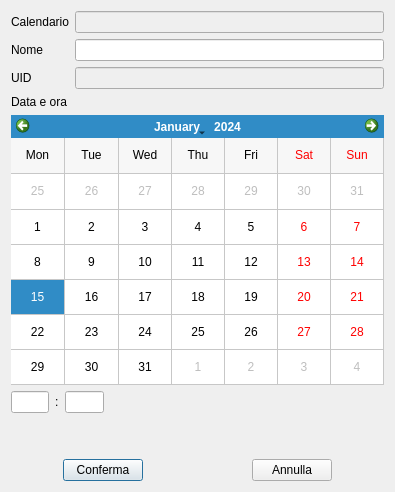
<?xml version="1.0" encoding="UTF-8"?>
<ui version="4.0">
 <class>TodoDialog</class>
 <widget class="QDialog" name="TodoDialog">
  <property name="geometry">
   <rect>
    <x>0</x>
    <y>0</y>
    <width>395</width>
    <height>492</height>
   </rect>
  </property>
  <property name="windowTitle">
   <string>Gestione ToDo</string>
  </property>
  <layout class="QGridLayout" name="gridLayout">
   <item row="0" column="0">
    <layout class="QVBoxLayout" name="verticalLayout">
     <item>
      <layout class="QFormLayout" name="formLayout">
       <item row="0" column="0">
        <widget class="QLabel" name="calendarNameLabel">
         <property name="text">
          <string>Calendario</string>
         </property>
        </widget>
       </item>
       <item row="0" column="1">
        <widget class="QLineEdit" name="calendarNameEdit">
         <property name="enabled">
          <bool>false</bool>
         </property>
        </widget>
       </item>
       <item row="1" column="0">
        <widget class="QLabel" name="summaryLabel">
         <property name="text">
          <string>Nome</string>
         </property>
        </widget>
       </item>
       <item row="1" column="1">
        <widget class="QLineEdit" name="summaryLine"/>
       </item>
       <item row="2" column="0">
        <widget class="QLabel" name="uidLabel">
         <property name="text">
          <string>UID</string>
         </property>
        </widget>
       </item>
       <item row="2" column="1">
        <widget class="QLineEdit" name="uidLine">
         <property name="enabled">
          <bool>false</bool>
         </property>
         <property name="readOnly">
          <bool>false</bool>
         </property>
        </widget>
       </item>
      </layout>
     </item>
     <item>
      <layout class="QVBoxLayout" name="verticalLayout_2">
       <item>
        <widget class="QLabel" name="startingLabel">
         <property name="text">
          <string>Data e ora</string>
         </property>
        </widget>
       </item>
       <item>
        <widget class="QCalendarWidget" name="calendarWidgetDate">
         <property name="minimumDate">
          <date>
           <year>1970</year>
           <month>1</month>
           <day>1</day>
          </date>
         </property>
         <property name="maximumDate">
          <date>
           <year>2100</year>
           <month>12</month>
           <day>31</day>
          </date>
         </property>
         <property name="gridVisible">
          <bool>true</bool>
         </property>
         <property name="verticalHeaderFormat">
          <enum>QCalendarWidget::NoVerticalHeader</enum>
         </property>
        </widget>
       </item>
       <item>
        <layout class="QHBoxLayout" name="horizontalLayout_4">
         <item>
          <widget class="QLineEdit" name="startingHoursLine"/>
         </item>
         <item>
          <widget class="QLabel" name="colonLabel">
           <property name="text">
            <string>:</string>
           </property>
          </widget>
         </item>
         <item>
          <widget class="QLineEdit" name="startingMinutesLine"/>
         </item>
         <item>
          <spacer name="horizontalSpacer_11">
           <property name="orientation">
            <enum>Qt::Horizontal</enum>
           </property>
           <property name="sizeType">
            <enum>QSizePolicy::Maximum</enum>
           </property>
           <property name="sizeHint" stdset="0">
            <size>
             <width>350</width>
             <height>20</height>
            </size>
           </property>
          </spacer>
         </item>
        </layout>
       </item>
       <item>
        <spacer name="verticalSpacer">
         <property name="orientation">
          <enum>Qt::Vertical</enum>
         </property>
         <property name="sizeType">
          <enum>QSizePolicy::Minimum</enum>
         </property>
         <property name="sizeHint" stdset="0">
          <size>
           <width>10</width>
           <height>20</height>
          </size>
         </property>
        </spacer>
       </item>
       <item>
        <widget class="QLabel" name="errorMessageLabel">
         <property name="text">
          <string/>
         </property>
        </widget>
       </item>
       <item>
        <layout class="QHBoxLayout" name="horizontalLayout_5">
         <item>
          <spacer name="horizontalSpacer_2">
           <property name="orientation">
            <enum>Qt::Horizontal</enum>
           </property>
           <property name="sizeHint" stdset="0">
            <size>
             <width>40</width>
             <height>20</height>
            </size>
           </property>
          </spacer>
         </item>
         <item>
          <widget class="QPushButton" name="confirmButton">
           <property name="text">
            <string>Conferma</string>
           </property>
          </widget>
         </item>
         <item>
          <spacer name="horizontalSpacer">
           <property name="orientation">
            <enum>Qt::Horizontal</enum>
           </property>
           <property name="sizeHint" stdset="0">
            <size>
             <width>40</width>
             <height>20</height>
            </size>
           </property>
          </spacer>
         </item>
         <item>
          <spacer name="horizontalSpacer_3">
           <property name="orientation">
            <enum>Qt::Horizontal</enum>
           </property>
           <property name="sizeHint" stdset="0">
            <size>
             <width>40</width>
             <height>20</height>
            </size>
           </property>
          </spacer>
         </item>
         <item>
          <widget class="QPushButton" name="abortButton">
           <property name="text">
            <string>Annulla</string>
           </property>
          </widget>
         </item>
         <item>
          <spacer name="horizontalSpacer_4">
           <property name="orientation">
            <enum>Qt::Horizontal</enum>
           </property>
           <property name="sizeHint" stdset="0">
            <size>
             <width>40</width>
             <height>20</height>
            </size>
           </property>
          </spacer>
         </item>
        </layout>
       </item>
      </layout>
     </item>
    </layout>
   </item>
  </layout>
 </widget>
 <resources/>
 <connections/>
</ui>
